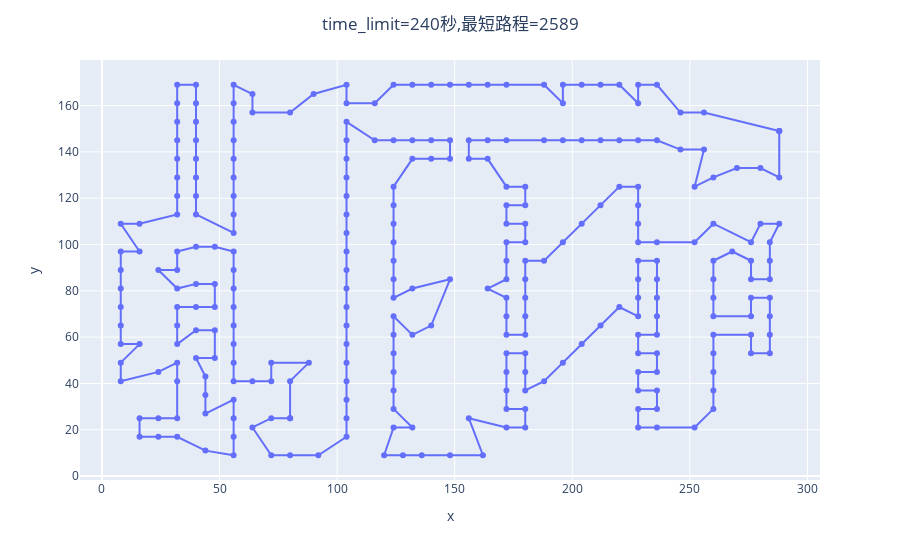

Notebook cell for this chart:
### Code cell
fig = px.line(x=X[240], y=Y[240],markers=True)
fig.update_layout(title_text="time_limit=240秒,最短路程={}".format(ObjectiveValues[240]), title_x=0.5)
fig.show()

### Figure 1 — Plotly figure (JSON) as saved in the notebook; plotly's stock layout.template omitted (floating-point values rounded to 4 significant figures; data arrays with more than 128 entries replaced by an {"elided": "..."} marker saying what was removed)
{"data": [{"hovertemplate": "x=%{x}<br>y=%{y}<extra></extra>", "legendgroup": "", "line": {"color": "#636efa", "dash": "solid"}, "marker": {"symbol": "circle"}, "mode": "markers+lines", "name": "", "orientation": "v", "showlegend": false, "type": "scatter", "x": {"elided": "282 int values"}, "xaxis": "x", "y": {"elided": "282 int values"}, "yaxis": "y"}], "layout": {"legend": {"tracegroupgap": 0}, "margin": {"t": 60}, "title": {"text": "time_limit=240秒,最短路程=2589", "x": 0.5}, "xaxis": {"anchor": "y", "domain": [0, 1], "title": {"text": "x"}}, "yaxis": {"anchor": "x", "domain": [0, 1], "title": {"text": "y"}}}}
